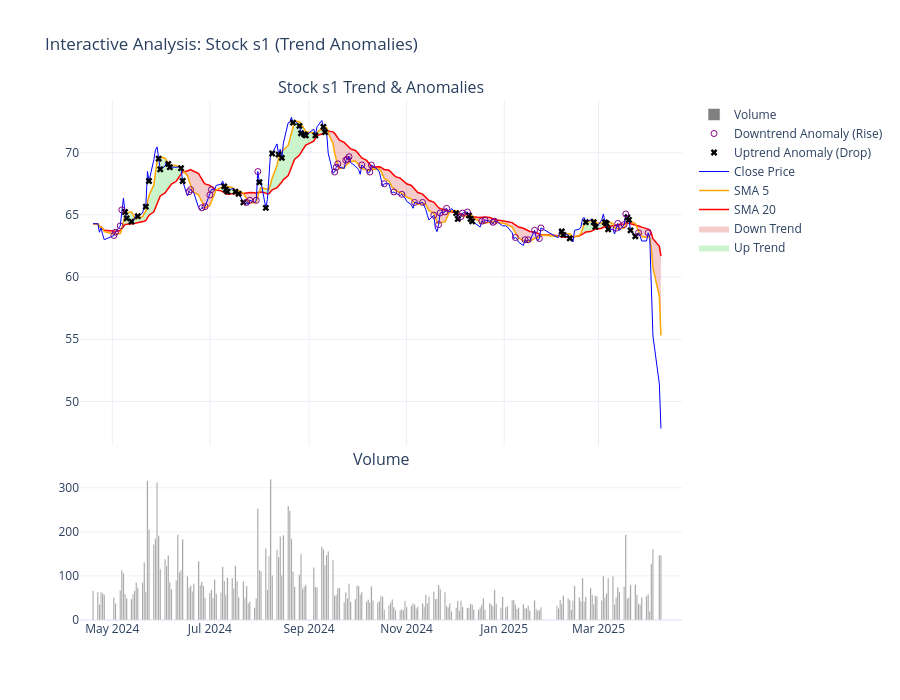

The code cell stored with this chart in its notebook:
### Code cell
# Data Processing & Interactive Visualization (Close Price, Volume, Trend & Anomalies)
import plotly.graph_objects as go
from plotly.subplots import make_subplots

# 1. Convert to DataFrame (Focus on 'cls' and 'vol')
cols = ['date', 'opn', 'cls', 'low', 'high', 'nsh', 'vol', 'adj']
df = pd.DataFrame(A, columns=cols)

# Parse dates (YYYYMMDD format)
df['date'] = pd.to_datetime(df['date'].astype(int).astype(str), format='%Y%m%d')

# Ensure numeric columns are numeric
df['cls'] = pd.to_numeric(df['cls'], errors='coerce')
df['vol'] = pd.to_numeric(df['vol'], errors='coerce')

# 2. Calculate Indicators & Trend Fill Bounds
df['SMA5'] = sma(df['cls'].values, 5)
df['SMA20'] = sma(df['cls'].values, 20)

# Calculate bounds for filling
df['SMA5_Green'] = np.where(df['SMA5'] >= df['SMA20'], df['SMA5'], df['SMA20'])
df['SMA5_Red'] = np.where(df['SMA5'] < df['SMA20'], df['SMA5'], df['SMA20'])

# 3. Identify Anomalies
df['Prev_Cls'] = df['cls'].shift(1)
# Uptrend Anomaly: SMA5 > SMA20 (Uptrend) BUT Price decreased (Price[t] < Price[t-1])
df['Uptrend_Anomaly'] = (df['SMA5'] > df['SMA20']) & (df['cls'] < df['Prev_Cls'])
# Downtrend Anomaly: SMA5 < SMA20 (Downtrend) BUT Price increased (Price[t] > Price[t-1])
df['Downtrend_Anomaly'] = (df['SMA5'] < df['SMA20']) & (df['cls'] > df['Prev_Cls'])

# 4. Interactive Plot
fig = make_subplots(rows=2, cols=1, shared_xaxes=True, 
                    vertical_spacing=0.05,
                    subplot_titles=(f'Stock {stk} Trend & Anomalies', 'Volume'),
                    row_heights=[0.7, 0.3])

# --- Row 1: Trend Cloud & Price ---
# 1. Base SMA20 (Invisible)
fig.add_trace(go.Scatter(x=df['date'], y=df['SMA20'], line=dict(width=0), showlegend=False, hoverinfo='skip'), row=1, col=1)

# 2. Trend Fills
fig.add_trace(go.Scatter(x=df['date'], y=df['SMA5_Green'], 
                         line=dict(width=0), 
                         fill='tonexty', fillcolor='rgba(0, 200, 0, 0.2)', 
                         name='Up Trend', hoverinfo='skip'), row=1, col=1)
fig.add_trace(go.Scatter(x=df['date'], y=df['SMA20'], line=dict(width=0), showlegend=False, hoverinfo='skip'), row=1, col=1)
fig.add_trace(go.Scatter(x=df['date'], y=df['SMA5_Red'], 
                         line=dict(width=0), 
                         fill='tonexty', fillcolor='rgba(200, 0, 0, 0.2)', 
                         name='Down Trend', hoverinfo='skip'), row=1, col=1)

# 3. Lines
fig.add_trace(go.Scatter(x=df['date'], y=df['SMA20'], line=dict(color='red', width=1.5), name='SMA 20'), row=1, col=1)
fig.add_trace(go.Scatter(x=df['date'], y=df['SMA5'], line=dict(color='orange', width=1.5), name='SMA 5'), row=1, col=1)
fig.add_trace(go.Scatter(x=df['date'], y=df['cls'], line=dict(color='blue', width=1), name='Close Price'), row=1, col=1)

# 4. Anomalies
anom_up = df[df['Uptrend_Anomaly']]
fig.add_trace(go.Scatter(x=anom_up['date'], y=anom_up['cls'], 
                         mode='markers', marker=dict(color='black', symbol='x', size=6), 
                         name='Uptrend Anomaly (Drop)'), row=1, col=1)

anom_down = df[df['Downtrend_Anomaly']]
fig.add_trace(go.Scatter(x=anom_down['date'], y=anom_down['cls'], 
                         mode='markers', marker=dict(color='purple', symbol='circle-open', size=6), 
                         name='Downtrend Anomaly (Rise)'), row=1, col=1)

# --- Row 2: Volume ---
fig.add_trace(go.Bar(x=df['date'], y=df['vol'], marker_color='gray', name='Volume'), row=2, col=1)

fig.update_layout(title=f'Interactive Analysis: Stock {stk} (Trend Anomalies)', 
                  xaxis_rangeslider_visible=False,
                  height=700,
                  template='plotly_white')

fig.show()

### Figure 1 — Plotly figure (JSON) as saved in the notebook; plotly's stock layout.template omitted (floating-point values rounded to 4 significant figures; data arrays with more than 128 entries replaced by an {"elided": "..."} marker saying what was removed)
{"data": [{"hoverinfo": "skip", "line": {"width": 0}, "showlegend": false, "type": "scatter", "x": {"elided": "242 str values"}, "xaxis": "x", "y": {"elided": "242 float values"}, "yaxis": "y"}, {"fill": "tonexty", "fillcolor": "rgba(0, 200, 0, 0.2)", "hoverinfo": "skip", "line": {"width": 0}, "name": "Up Trend", "type": "scatter", "x": {"elided": "242 str values"}, "xaxis": "x", "y": {"elided": "242 float values"}, "yaxis": "y"}, {"hoverinfo": "skip", "line": {"width": 0}, "showlegend": false, "type": "scatter", "x": {"elided": "242 str values"}, "xaxis": "x", "y": {"elided": "242 float values"}, "yaxis": "y"}, {"fill": "tonexty", "fillcolor": "rgba(200, 0, 0, 0.2)", "hoverinfo": "skip", "line": {"width": 0}, "name": "Down Trend", "type": "scatter", "x": {"elided": "242 str values"}, "xaxis": "x", "y": {"elided": "242 float values"}, "yaxis": "y"}, {"line": {"color": "red", "width": 1.5}, "name": "SMA 20", "type": "scatter", "x": {"elided": "242 str values"}, "xaxis": "x", "y": {"elided": "242 float values"}, "yaxis": "y"}, {"line": {"color": "orange", "width": 1.5}, "name": "SMA 5", "type": "scatter", "x": {"elided": "242 str values"}, "xaxis": "x", "y": {"elided": "242 float values"}, "yaxis": "y"}, {"line": {"color": "blue", "width": 1}, "name": "Close Price", "type": "scatter", "x": {"elided": "242 str values"}, "xaxis": "x", "y": {"elided": "242 float values"}, "yaxis": "y"}, {"marker": {"color": "black", "size": 6, "symbol": "x"}, "mode": "markers", "name": "Uptrend Anomaly (Drop)", "type": "scatter", "x": ["2024-05-09T00:00:00", "2024-05-10T00:00:00", "2024-05-13T00:00:00", "2024-05-17T00:00:00", "2024-05-22T00:00:00", "2024-05-24T00:00:00", "2024-05-30T00:00:00", "2024-05-31T00:00:00", "2024-06-05T00:00:00", "2024-06-06T00:00:00", "2024-06-13T00:00:00", "2024-06-14T00:00:00", "2024-07-10T00:00:00", "2024-07-11T00:00:00", "2024-07-12T00:00:00", "2024-07-17T00:00:00", "2024-07-19T00:00:00", "2024-07-22T00:00:00", "2024-08-01T00:00:00", "2024-08-05T00:00:00", "2024-08-09T00:00:00", "2024-08-13T00:00:00", "2024-08-15T00:00:00", "2024-08-22T00:00:00", "2024-08-26T00:00:00", "2024-08-27T00:00:00", "2024-08-29T00:00:00", "2024-08-30T00:00:00", "2024-09-05T00:00:00", "2024-09-10T00:00:00", "2024-09-11T00:00:00", "2024-12-02T00:00:00", "2024-12-03T00:00:00", "2024-12-10T00:00:00", "2024-12-11T00:00:00", "2024-12-12T00:00:00", "2025-02-06T00:00:00", "2025-02-07T00:00:00", "2025-02-11T00:00:00", "2025-02-21T00:00:00", "2025-02-26T00:00:00", "2025-02-27T00:00:00", "2025-03-05T00:00:00", "2025-03-06T00:00:00", "2025-03-07T00:00:00", "2025-03-19T00:00:00", "2025-03-20T00:00:00", "2025-03-21T00:00:00", "2025-03-24T00:00:00"], "xaxis": "x", "y": [65.23, 64.72, 64.46, 64.89, 65.66, 67.72, 69.52, 68.66, 69.09, 68.83, 68.75, 67.72, 67.29, 67.03, 66.86, 66.86, 66.69, 66, 67.62, 65.56, 69.93, 69.84, 69.58, 72.41, 72.15, 71.55, 71.47, 71.38, 71.38, 72.07, 71.64, 65.14, 64.67, 64.95, 64.67, 64.48, 63.67, 63.39, 63.11, 64.41, 64.41, 64.03, 64.4, 64.31, 63.84, 64.79, 64.6, 63.75, 63.28], "yaxis": "y"}, {"marker": {"color": "purple", "size": 6, "symbol": "circle-open"}, "mode": "markers", "name": "Downtrend Anomaly (Rise)", "type": "scatter", "x": ["2024-05-02T00:00:00", "2024-05-03T00:00:00", "2024-05-06T00:00:00", "2024-05-07T00:00:00", "2024-06-18T00:00:00", "2024-06-19T00:00:00", "2024-06-26T00:00:00", "2024-06-28T00:00:00", "2024-07-01T00:00:00", "2024-07-02T00:00:00", "2024-07-24T00:00:00", "2024-07-26T00:00:00", "2024-07-30T00:00:00", "2024-07-31T00:00:00", "2024-09-17T00:00:00", "2024-09-18T00:00:00", "2024-09-19T00:00:00", "2024-09-24T00:00:00", "2024-09-25T00:00:00", "2024-09-26T00:00:00", "2024-10-04T00:00:00", "2024-10-09T00:00:00", "2024-10-10T00:00:00", "2024-10-18T00:00:00", "2024-10-24T00:00:00", "2024-10-29T00:00:00", "2024-11-06T00:00:00", "2024-11-11T00:00:00", "2024-11-18T00:00:00", "2024-11-21T00:00:00", "2024-11-22T00:00:00", "2024-11-25T00:00:00", "2024-11-26T00:00:00", "2024-12-05T00:00:00", "2024-12-06T00:00:00", "2024-12-09T00:00:00", "2024-12-18T00:00:00", "2024-12-20T00:00:00", "2024-12-25T00:00:00", "2024-12-26T00:00:00", "2025-01-08T00:00:00", "2025-01-14T00:00:00", "2025-01-16T00:00:00", "2025-01-20T00:00:00", "2025-01-23T00:00:00", "2025-01-24T00:00:00", "2025-03-12T00:00:00", "2025-03-13T00:00:00", "2025-03-17T00:00:00", "2025-03-18T00:00:00", "2025-03-26T00:00:00", "2025-04-01T00:00:00"], "xaxis": "x", "y": [63.34, 63.6, 64.11, 65.4, 66.86, 67.03, 65.57, 65.66, 66.6, 67.03, 66, 66.17, 66.17, 68.48, 68.44, 68.82, 69.1, 69.39, 69.48, 69.67, 69.01, 68.44, 69, 67.5, 66.84, 66.65, 66, 66, 64.97, 64.21, 65.15, 65.24, 65.52, 64.86, 65.14, 65.23, 64.49, 64.58, 64.4, 64.49, 63.18, 63, 63, 63.76, 63.1, 63.95, 63.93, 64.31, 64.22, 65.07, 63.56, 63.56], "yaxis": "y"}, {"marker": {"color": "gray"}, "name": "Volume", "type": "bar", "x": {"elided": "242 str values"}, "xaxis": "x2", "y": {"elided": "242 float values"}, "yaxis": "y2"}], "layout": {"annotations": [{"font": {"size": 16}, "showarrow": false, "text": "Stock s1 Trend & Anomalies", "x": 0.5, "xanchor": "center", "xref": "paper", "y": 1.0, "yanchor": "bottom", "yref": "paper"}, {"font": {"size": 16}, "showarrow": false, "text": "Volume", "x": 0.5, "xanchor": "center", "xref": "paper", "y": 0.285, "yanchor": "bottom", "yref": "paper"}], "height": 700, "title": {"text": "Interactive Analysis: Stock s1 (Trend Anomalies)"}, "xaxis": {"anchor": "y", "domain": [0, 1], "matches": "x2", "rangeslider": {"visible": false}, "showticklabels": false}, "xaxis2": {"anchor": "y2", "domain": [0, 1]}, "yaxis": {"anchor": "x", "domain": [0.335, 1.0]}, "yaxis2": {"anchor": "x2", "domain": [0, 0.285]}}}
